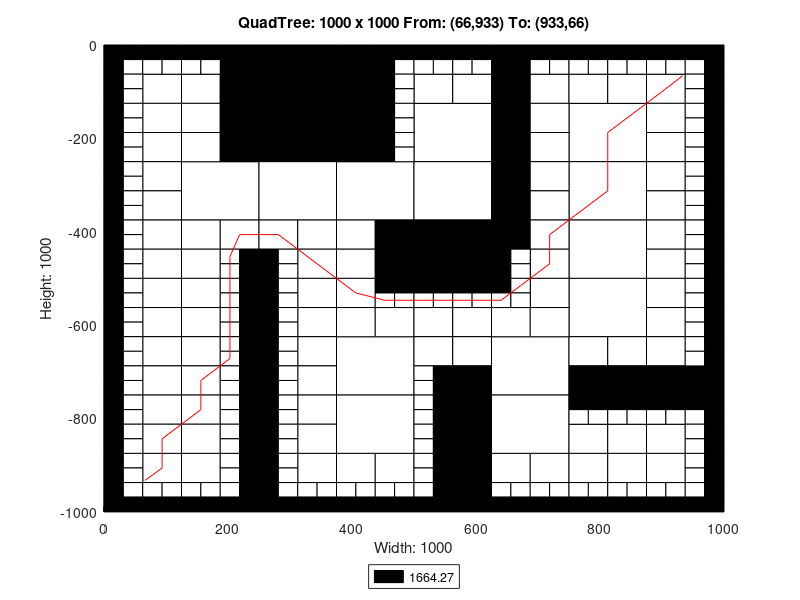

Write the MATLAB code that produced this figure.
axis([0 1000 -1000 0]);
title('QuadTree: 1000 x 1000 From: (66,933) To: (933,66)');
xlabel('Width: 1000');
ylabel('Height: 1000');
rectangle('Position',[250 -125 125 125], 'FaceColor',[0 0 0]);
rectangle('Position',[250 -250 125 125], 'FaceColor',[0 0 0]);
rectangle('Position',[125 -375 125 125], 'FaceColor',[1 1 1]);
rectangle('Position',[250 -375 125 125], 'FaceColor',[1 1 1]);
rectangle('Position',[375 -375 125 125], 'FaceColor',[1 1 1]);
rectangle('Position',[500 -250 125 125], 'FaceColor',[1 1 1]);
rectangle('Position',[750 -250 125 125], 'FaceColor',[1 1 1]);
rectangle('Position',[500 -375 125 125], 'FaceColor',[1 1 1]);
rectangle('Position',[500 -500 125 125], 'FaceColor',[0 0 0]);
rectangle('Position',[750 -375 125 125], 'FaceColor',[1 1 1]);
rectangle('Position',[750 -500 125 125], 'FaceColor',[1 1 1]);
rectangle('Position',[375 -750 125 125], 'FaceColor',[1 1 1]);
rectangle('Position',[375 -875 125 125], 'FaceColor',[1 1 1]);
rectangle('Position',[625 -750 125 125], 'FaceColor',[1 1 1]);
rectangle('Position',[750 -625 125 125], 'FaceColor',[1 1 1]);
rectangle('Position',[625 -875 125 125], 'FaceColor',[1 1 1]);
rectangle('Position',[62.5 -125 62.5 62.5], 'FaceColor',[1 1 1]);
rectangle('Position',[187.5 -62.5 62.5 62.5], 'FaceColor',[0 0 0]);
rectangle('Position',[125 -125 62.5 62.5], 'FaceColor',[1 1 1]);
rectangle('Position',[187.5 -125 62.5 62.5], 'FaceColor',[0 0 0]);
rectangle('Position',[62.5 -187.5 62.5 62.5], 'FaceColor',[1 1 1]);
rectangle('Position',[62.5 -250 62.5 62.5], 'FaceColor',[1 1 1]);
rectangle('Position',[125 -187.5 62.5 62.5], 'FaceColor',[1 1 1]);
rectangle('Position',[187.5 -187.5 62.5 62.5], 'FaceColor',[0 0 0]);
rectangle('Position',[125 -250 62.5 62.5], 'FaceColor',[1 1 1]);
rectangle('Position',[187.5 -250 62.5 62.5], 'FaceColor',[0 0 0]);
rectangle('Position',[375 -62.5 62.5 62.5], 'FaceColor',[0 0 0]);
rectangle('Position',[375 -125 62.5 62.5], 'FaceColor',[0 0 0]);
rectangle('Position',[375 -187.5 62.5 62.5], 'FaceColor',[0 0 0]);
rectangle('Position',[375 -250 62.5 62.5], 'FaceColor',[0 0 0]);
rectangle('Position',[62.5 -312.5 62.5 62.5], 'FaceColor',[1 1 1]);
rectangle('Position',[62.5 -375 62.5 62.5], 'FaceColor',[1 1 1]);
rectangle('Position',[62.5 -437.5 62.5 62.5], 'FaceColor',[1 1 1]);
rectangle('Position',[62.5 -500 62.5 62.5], 'FaceColor',[1 1 1]);
rectangle('Position',[125 -437.5 62.5 62.5], 'FaceColor',[1 1 1]);
rectangle('Position',[187.5 -437.5 62.5 62.5], 'FaceColor',[1 1 1]);
rectangle('Position',[125 -500 62.5 62.5], 'FaceColor',[1 1 1]);
rectangle('Position',[250 -437.5 62.5 62.5], 'FaceColor',[1 1 1]);
rectangle('Position',[312.5 -437.5 62.5 62.5], 'FaceColor',[1 1 1]);
rectangle('Position',[312.5 -500 62.5 62.5], 'FaceColor',[1 1 1]);
rectangle('Position',[375 -437.5 62.5 62.5], 'FaceColor',[1 1 1]);
rectangle('Position',[437.5 -437.5 62.5 62.5], 'FaceColor',[0 0 0]);
rectangle('Position',[375 -500 62.5 62.5], 'FaceColor',[1 1 1]);
rectangle('Position',[437.5 -500 62.5 62.5], 'FaceColor',[0 0 0]);
rectangle('Position',[500 -125 62.5 62.5], 'FaceColor',[1 1 1]);
rectangle('Position',[562.5 -125 62.5 62.5], 'FaceColor',[1 1 1]);
rectangle('Position',[625 -62.5 62.5 62.5], 'FaceColor',[0 0 0]);
rectangle('Position',[625 -125 62.5 62.5], 'FaceColor',[0 0 0]);
rectangle('Position',[687.5 -125 62.5 62.5], 'FaceColor',[1 1 1]);
rectangle('Position',[625 -187.5 62.5 62.5], 'FaceColor',[0 0 0]);
rectangle('Position',[687.5 -187.5 62.5 62.5], 'FaceColor',[1 1 1]);
rectangle('Position',[625 -250 62.5 62.5], 'FaceColor',[0 0 0]);
rectangle('Position',[687.5 -250 62.5 62.5], 'FaceColor',[1 1 1]);
rectangle('Position',[750 -125 62.5 62.5], 'FaceColor',[1 1 1]);
rectangle('Position',[812.5 -125 62.5 62.5], 'FaceColor',[1 1 1]);
rectangle('Position',[875 -125 62.5 62.5], 'FaceColor',[1 1 1]);
rectangle('Position',[875 -187.5 62.5 62.5], 'FaceColor',[1 1 1]);
rectangle('Position',[875 -250 62.5 62.5], 'FaceColor',[1 1 1]);
rectangle('Position',[625 -312.5 62.5 62.5], 'FaceColor',[0 0 0]);
rectangle('Position',[687.5 -312.5 62.5 62.5], 'FaceColor',[1 1 1]);
rectangle('Position',[625 -375 62.5 62.5], 'FaceColor',[0 0 0]);
rectangle('Position',[687.5 -375 62.5 62.5], 'FaceColor',[1 1 1]);
rectangle('Position',[625 -437.5 62.5 62.5], 'FaceColor',[0 0 0]);
rectangle('Position',[687.5 -437.5 62.5 62.5], 'FaceColor',[1 1 1]);
rectangle('Position',[687.5 -500 62.5 62.5], 'FaceColor',[1 1 1]);
rectangle('Position',[875 -312.5 62.5 62.5], 'FaceColor',[1 1 1]);
rectangle('Position',[875 -375 62.5 62.5], 'FaceColor',[1 1 1]);
rectangle('Position',[875 -437.5 62.5 62.5], 'FaceColor',[1 1 1]);
rectangle('Position',[875 -500 62.5 62.5], 'FaceColor',[1 1 1]);
rectangle('Position',[62.5 -562.5 62.5 62.5], 'FaceColor',[1 1 1]);
rectangle('Position',[62.5 -625 62.5 62.5], 'FaceColor',[1 1 1]);
rectangle('Position',[125 -562.5 62.5 62.5], 'FaceColor',[1 1 1]);
rectangle('Position',[125 -625 62.5 62.5], 'FaceColor',[1 1 1]);
rectangle('Position',[62.5 -687.5 62.5 62.5], 'FaceColor',[1 1 1]);
rectangle('Position',[62.5 -750 62.5 62.5], 'FaceColor',[1 1 1]);
rectangle('Position',[125 -687.5 62.5 62.5], 'FaceColor',[1 1 1]);
rectangle('Position',[125 -750 62.5 62.5], 'FaceColor',[1 1 1]);
rectangle('Position',[312.5 -562.5 62.5 62.5], 'FaceColor',[1 1 1]);
rectangle('Position',[312.5 -625 62.5 62.5], 'FaceColor',[1 1 1]);
rectangle('Position',[375 -562.5 62.5 62.5], 'FaceColor',[1 1 1]);
rectangle('Position',[375 -625 62.5 62.5], 'FaceColor',[1 1 1]);
rectangle('Position',[437.5 -625 62.5 62.5], 'FaceColor',[1 1 1]);
rectangle('Position',[312.5 -687.5 62.5 62.5], 'FaceColor',[1 1 1]);
rectangle('Position',[312.5 -750 62.5 62.5], 'FaceColor',[1 1 1]);
rectangle('Position',[62.5 -812.5 62.5 62.5], 'FaceColor',[1 1 1]);
rectangle('Position',[62.5 -875 62.5 62.5], 'FaceColor',[1 1 1]);
rectangle('Position',[125 -812.5 62.5 62.5], 'FaceColor',[1 1 1]);
rectangle('Position',[125 -875 62.5 62.5], 'FaceColor',[1 1 1]);
rectangle('Position',[62.5 -937.5 62.5 62.5], 'FaceColor',[1 1 1]);
rectangle('Position',[125 -937.5 62.5 62.5], 'FaceColor',[1 1 1]);
rectangle('Position',[312.5 -812.5 62.5 62.5], 'FaceColor',[1 1 1]);
rectangle('Position',[312.5 -875 62.5 62.5], 'FaceColor',[1 1 1]);
rectangle('Position',[312.5 -937.5 62.5 62.5], 'FaceColor',[1 1 1]);
rectangle('Position',[375 -937.5 62.5 62.5], 'FaceColor',[1 1 1]);
rectangle('Position',[437.5 -937.5 62.5 62.5], 'FaceColor',[1 1 1]);
rectangle('Position',[500 -625 62.5 62.5], 'FaceColor',[1 1 1]);
rectangle('Position',[562.5 -625 62.5 62.5], 'FaceColor',[1 1 1]);
rectangle('Position',[687.5 -562.5 62.5 62.5], 'FaceColor',[1 1 1]);
rectangle('Position',[625 -625 62.5 62.5], 'FaceColor',[1 1 1]);
rectangle('Position',[687.5 -625 62.5 62.5], 'FaceColor',[1 1 1]);
rectangle('Position',[500 -687.5 62.5 62.5], 'FaceColor',[1 1 1]);
rectangle('Position',[562.5 -687.5 62.5 62.5], 'FaceColor',[1 1 1]);
rectangle('Position',[562.5 -750 62.5 62.5], 'FaceColor',[0 0 0]);
rectangle('Position',[875 -562.5 62.5 62.5], 'FaceColor',[1 1 1]);
rectangle('Position',[875 -625 62.5 62.5], 'FaceColor',[1 1 1]);
rectangle('Position',[750 -687.5 62.5 62.5], 'FaceColor',[1 1 1]);
rectangle('Position',[812.5 -687.5 62.5 62.5], 'FaceColor',[1 1 1]);
rectangle('Position',[750 -750 62.5 62.5], 'FaceColor',[0 0 0]);
rectangle('Position',[812.5 -750 62.5 62.5], 'FaceColor',[0 0 0]);
rectangle('Position',[875 -687.5 62.5 62.5], 'FaceColor',[1 1 1]);
rectangle('Position',[875 -750 62.5 62.5], 'FaceColor',[0 0 0]);
rectangle('Position',[937.5 -750 62.5 62.5], 'FaceColor',[0 0 0]);
rectangle('Position',[562.5 -812.5 62.5 62.5], 'FaceColor',[0 0 0]);
rectangle('Position',[562.5 -875 62.5 62.5], 'FaceColor',[0 0 0]);
rectangle('Position',[562.5 -937.5 62.5 62.5], 'FaceColor',[0 0 0]);
rectangle('Position',[562.5 -1000 62.5 62.5], 'FaceColor',[0 0 0]);
rectangle('Position',[625 -937.5 62.5 62.5], 'FaceColor',[1 1 1]);
rectangle('Position',[687.5 -937.5 62.5 62.5], 'FaceColor',[1 1 1]);
rectangle('Position',[750 -875 62.5 62.5], 'FaceColor',[1 1 1]);
rectangle('Position',[812.5 -875 62.5 62.5], 'FaceColor',[1 1 1]);
rectangle('Position',[875 -875 62.5 62.5], 'FaceColor',[1 1 1]);
rectangle('Position',[750 -937.5 62.5 62.5], 'FaceColor',[1 1 1]);
rectangle('Position',[812.5 -937.5 62.5 62.5], 'FaceColor',[1 1 1]);
rectangle('Position',[875 -937.5 62.5 62.5], 'FaceColor',[1 1 1]);
rectangle('Position',[0 -31.25 31.25 31.25], 'FaceColor',[0 0 0]);
rectangle('Position',[31.25 -31.25 31.25 31.25], 'FaceColor',[0 0 0]);
rectangle('Position',[0 -62.5 31.25 31.25], 'FaceColor',[0 0 0]);
rectangle('Position',[31.25 -62.5 31.25 31.25], 'FaceColor',[1 1 1]);
rectangle('Position',[62.5 -31.25 31.25 31.25], 'FaceColor',[0 0 0]);
rectangle('Position',[93.75 -31.25 31.25 31.25], 'FaceColor',[0 0 0]);
rectangle('Position',[62.5 -62.5 31.25 31.25], 'FaceColor',[1 1 1]);
rectangle('Position',[93.75 -62.5 31.25 31.25], 'FaceColor',[1 1 1]);
rectangle('Position',[0 -93.75 31.25 31.25], 'FaceColor',[0 0 0]);
rectangle('Position',[31.25 -93.75 31.25 31.25], 'FaceColor',[1 1 1]);
rectangle('Position',[0 -125 31.25 31.25], 'FaceColor',[0 0 0]);
rectangle('Position',[31.25 -125 31.25 31.25], 'FaceColor',[1 1 1]);
rectangle('Position',[125 -31.25 31.25 31.25], 'FaceColor',[0 0 0]);
rectangle('Position',[156.25 -31.25 31.25 31.25], 'FaceColor',[0 0 0]);
rectangle('Position',[125 -62.5 31.25 31.25], 'FaceColor',[1 1 1]);
rectangle('Position',[156.25 -62.5 31.25 31.25], 'FaceColor',[1 1 1]);
rectangle('Position',[0 -156.25 31.25 31.25], 'FaceColor',[0 0 0]);
rectangle('Position',[31.25 -156.25 31.25 31.25], 'FaceColor',[1 1 1]);
rectangle('Position',[0 -187.5 31.25 31.25], 'FaceColor',[0 0 0]);
rectangle('Position',[31.25 -187.5 31.25 31.25], 'FaceColor',[1 1 1]);
rectangle('Position',[0 -218.75 31.25 31.25], 'FaceColor',[0 0 0]);
rectangle('Position',[31.25 -218.75 31.25 31.25], 'FaceColor',[1 1 1]);
rectangle('Position',[0 -250 31.25 31.25], 'FaceColor',[0 0 0]);
rectangle('Position',[31.25 -250 31.25 31.25], 'FaceColor',[1 1 1]);
rectangle('Position',[437.5 -31.25 31.25 31.25], 'FaceColor',[0 0 0]);
rectangle('Position',[468.75 -31.25 31.25 31.25], 'FaceColor',[0 0 0]);
rectangle('Position',[437.5 -62.5 31.25 31.25], 'FaceColor',[0 0 0]);
rectangle('Position',[468.75 -62.5 31.25 31.25], 'FaceColor',[1 1 1]);
rectangle('Position',[437.5 -93.75 31.25 31.25], 'FaceColor',[0 0 0]);
rectangle('Position',[468.75 -93.75 31.25 31.25], 'FaceColor',[1 1 1]);
rectangle('Position',[437.5 -125 31.25 31.25], 'FaceColor',[0 0 0]);
rectangle('Position',[468.75 -125 31.25 31.25], 'FaceColor',[1 1 1]);
rectangle('Position',[437.5 -156.25 31.25 31.25], 'FaceColor',[0 0 0]);
rectangle('Position',[468.75 -156.25 31.25 31.25], 'FaceColor',[1 1 1]);
rectangle('Position',[437.5 -187.5 31.25 31.25], 'FaceColor',[0 0 0]);
rectangle('Position',[468.75 -187.5 31.25 31.25], 'FaceColor',[1 1 1]);
rectangle('Position',[437.5 -218.75 31.25 31.25], 'FaceColor',[0 0 0]);
rectangle('Position',[468.75 -218.75 31.25 31.25], 'FaceColor',[1 1 1]);
rectangle('Position',[437.5 -250 31.25 31.25], 'FaceColor',[0 0 0]);
rectangle('Position',[468.75 -250 31.25 31.25], 'FaceColor',[1 1 1]);
rectangle('Position',[0 -281.25 31.25 31.25], 'FaceColor',[0 0 0]);
rectangle('Position',[31.25 -281.25 31.25 31.25], 'FaceColor',[1 1 1]);
rectangle('Position',[0 -312.5 31.25 31.25], 'FaceColor',[0 0 0]);
rectangle('Position',[31.25 -312.5 31.25 31.25], 'FaceColor',[1 1 1]);
rectangle('Position',[0 -343.75 31.25 31.25], 'FaceColor',[0 0 0]);
rectangle('Position',[31.25 -343.75 31.25 31.25], 'FaceColor',[1 1 1]);
rectangle('Position',[0 -375 31.25 31.25], 'FaceColor',[0 0 0]);
rectangle('Position',[31.25 -375 31.25 31.25], 'FaceColor',[1 1 1]);
rectangle('Position',[0 -406.25 31.25 31.25], 'FaceColor',[0 0 0]);
rectangle('Position',[31.25 -406.25 31.25 31.25], 'FaceColor',[1 1 1]);
rectangle('Position',[0 -437.5 31.25 31.25], 'FaceColor',[0 0 0]);
rectangle('Position',[31.25 -437.5 31.25 31.25], 'FaceColor',[1 1 1]);
rectangle('Position',[0 -468.75 31.25 31.25], 'FaceColor',[0 0 0]);
rectangle('Position',[31.25 -468.75 31.25 31.25], 'FaceColor',[1 1 1]);
rectangle('Position',[0 -500 31.25 31.25], 'FaceColor',[0 0 0]);
rectangle('Position',[31.25 -500 31.25 31.25], 'FaceColor',[1 1 1]);
rectangle('Position',[187.5 -468.75 31.25 31.25], 'FaceColor',[1 1 1]);
rectangle('Position',[218.75 -468.75 31.25 31.25], 'FaceColor',[0 0 0]);
rectangle('Position',[187.5 -500 31.25 31.25], 'FaceColor',[1 1 1]);
rectangle('Position',[218.75 -500 31.25 31.25], 'FaceColor',[0 0 0]);
rectangle('Position',[250 -468.75 31.25 31.25], 'FaceColor',[0 0 0]);
rectangle('Position',[281.25 -468.75 31.25 31.25], 'FaceColor',[1 1 1]);
rectangle('Position',[250 -500 31.25 31.25], 'FaceColor',[0 0 0]);
rectangle('Position',[281.25 -500 31.25 31.25], 'FaceColor',[1 1 1]);
rectangle('Position',[500 -31.25 31.25 31.25], 'FaceColor',[0 0 0]);
rectangle('Position',[531.25 -31.25 31.25 31.25], 'FaceColor',[0 0 0]);
rectangle('Position',[500 -62.5 31.25 31.25], 'FaceColor',[1 1 1]);
rectangle('Position',[531.25 -62.5 31.25 31.25], 'FaceColor',[1 1 1]);
rectangle('Position',[562.5 -31.25 31.25 31.25], 'FaceColor',[0 0 0]);
rectangle('Position',[593.75 -31.25 31.25 31.25], 'FaceColor',[0 0 0]);
rectangle('Position',[562.5 -62.5 31.25 31.25], 'FaceColor',[1 1 1]);
rectangle('Position',[593.75 -62.5 31.25 31.25], 'FaceColor',[1 1 1]);
rectangle('Position',[687.5 -31.25 31.25 31.25], 'FaceColor',[0 0 0]);
rectangle('Position',[718.75 -31.25 31.25 31.25], 'FaceColor',[0 0 0]);
rectangle('Position',[687.5 -62.5 31.25 31.25], 'FaceColor',[1 1 1]);
rectangle('Position',[718.75 -62.5 31.25 31.25], 'FaceColor',[1 1 1]);
rectangle('Position',[750 -31.25 31.25 31.25], 'FaceColor',[0 0 0]);
rectangle('Position',[781.25 -31.25 31.25 31.25], 'FaceColor',[0 0 0]);
rectangle('Position',[750 -62.5 31.25 31.25], 'FaceColor',[1 1 1]);
rectangle('Position',[781.25 -62.5 31.25 31.25], 'FaceColor',[1 1 1]);
rectangle('Position',[812.5 -31.25 31.25 31.25], 'FaceColor',[0 0 0]);
rectangle('Position',[843.75 -31.25 31.25 31.25], 'FaceColor',[0 0 0]);
rectangle('Position',[812.5 -62.5 31.25 31.25], 'FaceColor',[1 1 1]);
rectangle('Position',[843.75 -62.5 31.25 31.25], 'FaceColor',[1 1 1]);
rectangle('Position',[875 -31.25 31.25 31.25], 'FaceColor',[0 0 0]);
rectangle('Position',[906.25 -31.25 31.25 31.25], 'FaceColor',[0 0 0]);
rectangle('Position',[875 -62.5 31.25 31.25], 'FaceColor',[1 1 1]);
rectangle('Position',[906.25 -62.5 31.25 31.25], 'FaceColor',[1 1 1]);
rectangle('Position',[937.5 -31.25 31.25 31.25], 'FaceColor',[0 0 0]);
rectangle('Position',[968.75 -31.25 31.25 31.25], 'FaceColor',[0 0 0]);
rectangle('Position',[937.5 -62.5 31.25 31.25], 'FaceColor',[1 1 1]);
rectangle('Position',[968.75 -62.5 31.25 31.25], 'FaceColor',[0 0 0]);
rectangle('Position',[937.5 -93.75 31.25 31.25], 'FaceColor',[1 1 1]);
rectangle('Position',[968.75 -93.75 31.25 31.25], 'FaceColor',[0 0 0]);
rectangle('Position',[937.5 -125 31.25 31.25], 'FaceColor',[1 1 1]);
rectangle('Position',[968.75 -125 31.25 31.25], 'FaceColor',[0 0 0]);
rectangle('Position',[937.5 -156.25 31.25 31.25], 'FaceColor',[1 1 1]);
rectangle('Position',[968.75 -156.25 31.25 31.25], 'FaceColor',[0 0 0]);
rectangle('Position',[937.5 -187.5 31.25 31.25], 'FaceColor',[1 1 1]);
rectangle('Position',[968.75 -187.5 31.25 31.25], 'FaceColor',[0 0 0]);
rectangle('Position',[937.5 -218.75 31.25 31.25], 'FaceColor',[1 1 1]);
rectangle('Position',[968.75 -218.75 31.25 31.25], 'FaceColor',[0 0 0]);
rectangle('Position',[937.5 -250 31.25 31.25], 'FaceColor',[1 1 1]);
rectangle('Position',[968.75 -250 31.25 31.25], 'FaceColor',[0 0 0]);
rectangle('Position',[625 -468.75 31.25 31.25], 'FaceColor',[0 0 0]);
rectangle('Position',[656.25 -468.75 31.25 31.25], 'FaceColor',[1 1 1]);
rectangle('Position',[625 -500 31.25 31.25], 'FaceColor',[0 0 0]);
rectangle('Position',[656.25 -500 31.25 31.25], 'FaceColor',[1 1 1]);
rectangle('Position',[937.5 -281.25 31.25 31.25], 'FaceColor',[1 1 1]);
rectangle('Position',[968.75 -281.25 31.25 31.25], 'FaceColor',[0 0 0]);
rectangle('Position',[937.5 -312.5 31.25 31.25], 'FaceColor',[1 1 1]);
rectangle('Position',[968.75 -312.5 31.25 31.25], 'FaceColor',[0 0 0]);
rectangle('Position',[937.5 -343.75 31.25 31.25], 'FaceColor',[1 1 1]);
rectangle('Position',[968.75 -343.75 31.25 31.25], 'FaceColor',[0 0 0]);
rectangle('Position',[937.5 -375 31.25 31.25], 'FaceColor',[1 1 1]);
rectangle('Position',[968.75 -375 31.25 31.25], 'FaceColor',[0 0 0]);
rectangle('Position',[937.5 -406.25 31.25 31.25], 'FaceColor',[1 1 1]);
rectangle('Position',[968.75 -406.25 31.25 31.25], 'FaceColor',[0 0 0]);
rectangle('Position',[937.5 -437.5 31.25 31.25], 'FaceColor',[1 1 1]);
rectangle('Position',[968.75 -437.5 31.25 31.25], 'FaceColor',[0 0 0]);
rectangle('Position',[937.5 -468.75 31.25 31.25], 'FaceColor',[1 1 1]);
rectangle('Position',[968.75 -468.75 31.25 31.25], 'FaceColor',[0 0 0]);
rectangle('Position',[937.5 -500 31.25 31.25], 'FaceColor',[1 1 1]);
rectangle('Position',[968.75 -500 31.25 31.25], 'FaceColor',[0 0 0]);
rectangle('Position',[0 -531.25 31.25 31.25], 'FaceColor',[0 0 0]);
rectangle('Position',[31.25 -531.25 31.25 31.25], 'FaceColor',[1 1 1]);
rectangle('Position',[0 -562.5 31.25 31.25], 'FaceColor',[0 0 0]);
rectangle('Position',[31.25 -562.5 31.25 31.25], 'FaceColor',[1 1 1]);
rectangle('Position',[0 -593.75 31.25 31.25], 'FaceColor',[0 0 0]);
rectangle('Position',[31.25 -593.75 31.25 31.25], 'FaceColor',[1 1 1]);
rectangle('Position',[0 -625 31.25 31.25], 'FaceColor',[0 0 0]);
rectangle('Position',[31.25 -625 31.25 31.25], 'FaceColor',[1 1 1]);
rectangle('Position',[187.5 -531.25 31.25 31.25], 'FaceColor',[1 1 1]);
rectangle('Position',[218.75 -531.25 31.25 31.25], 'FaceColor',[0 0 0]);
rectangle('Position',[187.5 -562.5 31.25 31.25], 'FaceColor',[1 1 1]);
rectangle('Position',[218.75 -562.5 31.25 31.25], 'FaceColor',[0 0 0]);
rectangle('Position',[187.5 -593.75 31.25 31.25], 'FaceColor',[1 1 1]);
rectangle('Position',[218.75 -593.75 31.25 31.25], 'FaceColor',[0 0 0]);
rectangle('Position',[187.5 -625 31.25 31.25], 'FaceColor',[1 1 1]);
rectangle('Position',[218.75 -625 31.25 31.25], 'FaceColor',[0 0 0]);
rectangle('Position',[0 -656.25 31.25 31.25], 'FaceColor',[0 0 0]);
rectangle('Position',[31.25 -656.25 31.25 31.25], 'FaceColor',[1 1 1]);
rectangle('Position',[0 -687.5 31.25 31.25], 'FaceColor',[0 0 0]);
rectangle('Position',[31.25 -687.5 31.25 31.25], 'FaceColor',[1 1 1]);
rectangle('Position',[0 -718.75 31.25 31.25], 'FaceColor',[0 0 0]);
rectangle('Position',[31.25 -718.75 31.25 31.25], 'FaceColor',[1 1 1]);
rectangle('Position',[0 -750 31.25 31.25], 'FaceColor',[0 0 0]);
rectangle('Position',[31.25 -750 31.25 31.25], 'FaceColor',[1 1 1]);
rectangle('Position',[187.5 -656.25 31.25 31.25], 'FaceColor',[1 1 1]);
rectangle('Position',[218.75 -656.25 31.25 31.25], 'FaceColor',[0 0 0]);
rectangle('Position',[187.5 -687.5 31.25 31.25], 'FaceColor',[1 1 1]);
rectangle('Position',[218.75 -687.5 31.25 31.25], 'FaceColor',[0 0 0]);
rectangle('Position',[187.5 -718.75 31.25 31.25], 'FaceColor',[1 1 1]);
rectangle('Position',[218.75 -718.75 31.25 31.25], 'FaceColor',[0 0 0]);
rectangle('Position',[187.5 -750 31.25 31.25], 'FaceColor',[1 1 1]);
rectangle('Position',[218.75 -750 31.25 31.25], 'FaceColor',[0 0 0]);
rectangle('Position',[250 -531.25 31.25 31.25], 'FaceColor',[0 0 0]);
rectangle('Position',[281.25 -531.25 31.25 31.25], 'FaceColor',[1 1 1]);
rectangle('Position',[250 -562.5 31.25 31.25], 'FaceColor',[0 0 0]);
rectangle('Position',[281.25 -562.5 31.25 31.25], 'FaceColor',[1 1 1]);
rectangle('Position',[250 -593.75 31.25 31.25], 'FaceColor',[0 0 0]);
rectangle('Position',[281.25 -593.75 31.25 31.25], 'FaceColor',[1 1 1]);
rectangle('Position',[250 -625 31.25 31.25], 'FaceColor',[0 0 0]);
rectangle('Position',[281.25 -625 31.25 31.25], 'FaceColor',[1 1 1]);
rectangle('Position',[437.5 -531.25 31.25 31.25], 'FaceColor',[0 0 0]);
rectangle('Position',[468.75 -531.25 31.25 31.25], 'FaceColor',[0 0 0]);
rectangle('Position',[437.5 -562.5 31.25 31.25], 'FaceColor',[1 1 1]);
rectangle('Position',[468.75 -562.5 31.25 31.25], 'FaceColor',[1 1 1]);
rectangle('Position',[250 -656.25 31.25 31.25], 'FaceColor',[0 0 0]);
rectangle('Position',[281.25 -656.25 31.25 31.25], 'FaceColor',[1 1 1]);
rectangle('Position',[250 -687.5 31.25 31.25], 'FaceColor',[0 0 0]);
rectangle('Position',[281.25 -687.5 31.25 31.25], 'FaceColor',[1 1 1]);
rectangle('Position',[250 -718.75 31.25 31.25], 'FaceColor',[0 0 0]);
rectangle('Position',[281.25 -718.75 31.25 31.25], 'FaceColor',[1 1 1]);
rectangle('Position',[250 -750 31.25 31.25], 'FaceColor',[0 0 0]);
rectangle('Position',[281.25 -750 31.25 31.25], 'FaceColor',[1 1 1]);
rectangle('Position',[0 -781.25 31.25 31.25], 'FaceColor',[0 0 0]);
rectangle('Position',[31.25 -781.25 31.25 31.25], 'FaceColor',[1 1 1]);
rectangle('Position',[0 -812.5 31.25 31.25], 'FaceColor',[0 0 0]);
rectangle('Position',[31.25 -812.5 31.25 31.25], 'FaceColor',[1 1 1]);
rectangle('Position',[0 -843.75 31.25 31.25], 'FaceColor',[0 0 0]);
rectangle('Position',[31.25 -843.75 31.25 31.25], 'FaceColor',[1 1 1]);
rectangle('Position',[0 -875 31.25 31.25], 'FaceColor',[0 0 0]);
rectangle('Position',[31.25 -875 31.25 31.25], 'FaceColor',[1 1 1]);
rectangle('Position',[187.5 -781.25 31.25 31.25], 'FaceColor',[1 1 1]);
rectangle('Position',[218.75 -781.25 31.25 31.25], 'FaceColor',[0 0 0]);
rectangle('Position',[187.5 -812.5 31.25 31.25], 'FaceColor',[1 1 1]);
rectangle('Position',[218.75 -812.5 31.25 31.25], 'FaceColor',[0 0 0]);
rectangle('Position',[187.5 -843.75 31.25 31.25], 'FaceColor',[1 1 1]);
rectangle('Position',[218.75 -843.75 31.25 31.25], 'FaceColor',[0 0 0]);
rectangle('Position',[187.5 -875 31.25 31.25], 'FaceColor',[1 1 1]);
rectangle('Position',[218.75 -875 31.25 31.25], 'FaceColor',[0 0 0]);
rectangle('Position',[0 -906.25 31.25 31.25], 'FaceColor',[0 0 0]);
rectangle('Position',[31.25 -906.25 31.25 31.25], 'FaceColor',[1 1 1]);
rectangle('Position',[0 -937.5 31.25 31.25], 'FaceColor',[0 0 0]);
rectangle('Position',[31.25 -937.5 31.25 31.25], 'FaceColor',[1 1 1]);
rectangle('Position',[0 -968.75 31.25 31.25], 'FaceColor',[0 0 0]);
rectangle('Position',[31.25 -968.75 31.25 31.25], 'FaceColor',[1 1 1]);
rectangle('Position',[0 -1000 31.25 31.25], 'FaceColor',[0 0 0]);
rectangle('Position',[31.25 -1000 31.25 31.25], 'FaceColor',[0 0 0]);
rectangle('Position',[62.5 -968.75 31.25 31.25], 'FaceColor',[1 1 1]);
rectangle('Position',[93.75 -968.75 31.25 31.25], 'FaceColor',[1 1 1]);
rectangle('Position',[62.5 -1000 31.25 31.25], 'FaceColor',[0 0 0]);
rectangle('Position',[93.75 -1000 31.25 31.25], 'FaceColor',[0 0 0]);
rectangle('Position',[187.5 -906.25 31.25 31.25], 'FaceColor',[1 1 1]);
rectangle('Position',[218.75 -906.25 31.25 31.25], 'FaceColor',[0 0 0]);
rectangle('Position',[187.5 -937.5 31.25 31.25], 'FaceColor',[1 1 1]);
rectangle('Position',[218.75 -937.5 31.25 31.25], 'FaceColor',[0 0 0]);
rectangle('Position',[125 -968.75 31.25 31.25], 'FaceColor',[1 1 1]);
rectangle('Position',[156.25 -968.75 31.25 31.25], 'FaceColor',[1 1 1]);
rectangle('Position',[125 -1000 31.25 31.25], 'FaceColor',[0 0 0]);
rectangle('Position',[156.25 -1000 31.25 31.25], 'FaceColor',[0 0 0]);
rectangle('Position',[187.5 -968.75 31.25 31.25], 'FaceColor',[1 1 1]);
rectangle('Position',[218.75 -968.75 31.25 31.25], 'FaceColor',[0 0 0]);
rectangle('Position',[187.5 -1000 31.25 31.25], 'FaceColor',[0 0 0]);
rectangle('Position',[218.75 -1000 31.25 31.25], 'FaceColor',[0 0 0]);
rectangle('Position',[250 -781.25 31.25 31.25], 'FaceColor',[0 0 0]);
rectangle('Position',[281.25 -781.25 31.25 31.25], 'FaceColor',[1 1 1]);
rectangle('Position',[250 -812.5 31.25 31.25], 'FaceColor',[0 0 0]);
rectangle('Position',[281.25 -812.5 31.25 31.25], 'FaceColor',[1 1 1]);
rectangle('Position',[250 -843.75 31.25 31.25], 'FaceColor',[0 0 0]);
rectangle('Position',[281.25 -843.75 31.25 31.25], 'FaceColor',[1 1 1]);
rectangle('Position',[250 -875 31.25 31.25], 'FaceColor',[0 0 0]);
rectangle('Position',[281.25 -875 31.25 31.25], 'FaceColor',[1 1 1]);
rectangle('Position',[250 -906.25 31.25 31.25], 'FaceColor',[0 0 0]);
rectangle('Position',[281.25 -906.25 31.25 31.25], 'FaceColor',[1 1 1]);
rectangle('Position',[250 -937.5 31.25 31.25], 'FaceColor',[0 0 0]);
rectangle('Position',[281.25 -937.5 31.25 31.25], 'FaceColor',[1 1 1]);
rectangle('Position',[250 -968.75 31.25 31.25], 'FaceColor',[0 0 0]);
rectangle('Position',[281.25 -968.75 31.25 31.25], 'FaceColor',[1 1 1]);
rectangle('Position',[250 -1000 31.25 31.25], 'FaceColor',[0 0 0]);
rectangle('Position',[281.25 -1000 31.25 31.25], 'FaceColor',[0 0 0]);
rectangle('Position',[312.5 -968.75 31.25 31.25], 'FaceColor',[1 1 1]);
rectangle('Position',[343.75 -968.75 31.25 31.25], 'FaceColor',[1 1 1]);
rectangle('Position',[312.5 -1000 31.25 31.25], 'FaceColor',[0 0 0]);
rectangle('Position',[343.75 -1000 31.25 31.25], 'FaceColor',[0 0 0]);
rectangle('Position',[375 -968.75 31.25 31.25], 'FaceColor',[1 1 1]);
rectangle('Position',[406.25 -968.75 31.25 31.25], 'FaceColor',[1 1 1]);
rectangle('Position',[375 -1000 31.25 31.25], 'FaceColor',[0 0 0]);
rectangle('Position',[406.25 -1000 31.25 31.25], 'FaceColor',[0 0 0]);
rectangle('Position',[437.5 -968.75 31.25 31.25], 'FaceColor',[1 1 1]);
rectangle('Position',[468.75 -968.75 31.25 31.25], 'FaceColor',[1 1 1]);
rectangle('Position',[437.5 -1000 31.25 31.25], 'FaceColor',[0 0 0]);
rectangle('Position',[468.75 -1000 31.25 31.25], 'FaceColor',[0 0 0]);
rectangle('Position',[500 -531.25 31.25 31.25], 'FaceColor',[0 0 0]);
rectangle('Position',[531.25 -531.25 31.25 31.25], 'FaceColor',[0 0 0]);
rectangle('Position',[500 -562.5 31.25 31.25], 'FaceColor',[1 1 1]);
rectangle('Position',[531.25 -562.5 31.25 31.25], 'FaceColor',[1 1 1]);
rectangle('Position',[562.5 -531.25 31.25 31.25], 'FaceColor',[0 0 0]);
rectangle('Position',[593.75 -531.25 31.25 31.25], 'FaceColor',[0 0 0]);
rectangle('Position',[562.5 -562.5 31.25 31.25], 'FaceColor',[1 1 1]);
rectangle('Position',[593.75 -562.5 31.25 31.25], 'FaceColor',[1 1 1]);
rectangle('Position',[625 -531.25 31.25 31.25], 'FaceColor',[0 0 0]);
rectangle('Position',[656.25 -531.25 31.25 31.25], 'FaceColor',[1 1 1]);
rectangle('Position',[625 -562.5 31.25 31.25], 'FaceColor',[1 1 1]);
rectangle('Position',[656.25 -562.5 31.25 31.25], 'FaceColor',[1 1 1]);
rectangle('Position',[500 -718.75 31.25 31.25], 'FaceColor',[1 1 1]);
rectangle('Position',[531.25 -718.75 31.25 31.25], 'FaceColor',[0 0 0]);
rectangle('Position',[500 -750 31.25 31.25], 'FaceColor',[1 1 1]);
rectangle('Position',[531.25 -750 31.25 31.25], 'FaceColor',[0 0 0]);
rectangle('Position',[937.5 -531.25 31.25 31.25], 'FaceColor',[1 1 1]);
rectangle('Position',[968.75 -531.25 31.25 31.25], 'FaceColor',[0 0 0]);
rectangle('Position',[937.5 -562.5 31.25 31.25], 'FaceColor',[1 1 1]);
rectangle('Position',[968.75 -562.5 31.25 31.25], 'FaceColor',[0 0 0]);
rectangle('Position',[937.5 -593.75 31.25 31.25], 'FaceColor',[1 1 1]);
rectangle('Position',[968.75 -593.75 31.25 31.25], 'FaceColor',[0 0 0]);
rectangle('Position',[937.5 -625 31.25 31.25], 'FaceColor',[1 1 1]);
rectangle('Position',[968.75 -625 31.25 31.25], 'FaceColor',[0 0 0]);
rectangle('Position',[937.5 -656.25 31.25 31.25], 'FaceColor',[1 1 1]);
rectangle('Position',[968.75 -656.25 31.25 31.25], 'FaceColor',[0 0 0]);
rectangle('Position',[937.5 -687.5 31.25 31.25], 'FaceColor',[1 1 1]);
rectangle('Position',[968.75 -687.5 31.25 31.25], 'FaceColor',[0 0 0]);
rectangle('Position',[500 -781.25 31.25 31.25], 'FaceColor',[1 1 1]);
rectangle('Position',[531.25 -781.25 31.25 31.25], 'FaceColor',[0 0 0]);
rectangle('Position',[500 -812.5 31.25 31.25], 'FaceColor',[1 1 1]);
rectangle('Position',[531.25 -812.5 31.25 31.25], 'FaceColor',[0 0 0]);
rectangle('Position',[500 -843.75 31.25 31.25], 'FaceColor',[1 1 1]);
rectangle('Position',[531.25 -843.75 31.25 31.25], 'FaceColor',[0 0 0]);
rectangle('Position',[500 -875 31.25 31.25], 'FaceColor',[1 1 1]);
rectangle('Position',[531.25 -875 31.25 31.25], 'FaceColor',[0 0 0]);
rectangle('Position',[500 -906.25 31.25 31.25], 'FaceColor',[1 1 1]);
rectangle('Position',[531.25 -906.25 31.25 31.25], 'FaceColor',[0 0 0]);
rectangle('Position',[500 -937.5 31.25 31.25], 'FaceColor',[1 1 1]);
rectangle('Position',[531.25 -937.5 31.25 31.25], 'FaceColor',[0 0 0]);
rectangle('Position',[500 -968.75 31.25 31.25], 'FaceColor',[1 1 1]);
rectangle('Position',[531.25 -968.75 31.25 31.25], 'FaceColor',[0 0 0]);
rectangle('Position',[500 -1000 31.25 31.25], 'FaceColor',[0 0 0]);
rectangle('Position',[531.25 -1000 31.25 31.25], 'FaceColor',[0 0 0]);
rectangle('Position',[625 -968.75 31.25 31.25], 'FaceColor',[1 1 1]);
rectangle('Position',[656.25 -968.75 31.25 31.25], 'FaceColor',[1 1 1]);
rectangle('Position',[625 -1000 31.25 31.25], 'FaceColor',[0 0 0]);
rectangle('Position',[656.25 -1000 31.25 31.25], 'FaceColor',[0 0 0]);
rectangle('Position',[687.5 -968.75 31.25 31.25], 'FaceColor',[1 1 1]);
rectangle('Position',[718.75 -968.75 31.25 31.25], 'FaceColor',[1 1 1]);
rectangle('Position',[687.5 -1000 31.25 31.25], 'FaceColor',[0 0 0]);
rectangle('Position',[718.75 -1000 31.25 31.25], 'FaceColor',[0 0 0]);
rectangle('Position',[750 -781.25 31.25 31.25], 'FaceColor',[0 0 0]);
rectangle('Position',[781.25 -781.25 31.25 31.25], 'FaceColor',[0 0 0]);
rectangle('Position',[750 -812.5 31.25 31.25], 'FaceColor',[1 1 1]);
rectangle('Position',[781.25 -812.5 31.25 31.25], 'FaceColor',[1 1 1]);
rectangle('Position',[812.5 -781.25 31.25 31.25], 'FaceColor',[0 0 0]);
rectangle('Position',[843.75 -781.25 31.25 31.25], 'FaceColor',[0 0 0]);
rectangle('Position',[812.5 -812.5 31.25 31.25], 'FaceColor',[1 1 1]);
rectangle('Position',[843.75 -812.5 31.25 31.25], 'FaceColor',[1 1 1]);
rectangle('Position',[875 -781.25 31.25 31.25], 'FaceColor',[0 0 0]);
rectangle('Position',[906.25 -781.25 31.25 31.25], 'FaceColor',[0 0 0]);
rectangle('Position',[875 -812.5 31.25 31.25], 'FaceColor',[1 1 1]);
rectangle('Position',[906.25 -812.5 31.25 31.25], 'FaceColor',[1 1 1]);
rectangle('Position',[937.5 -781.25 31.25 31.25], 'FaceColor',[0 0 0]);
rectangle('Position',[968.75 -781.25 31.25 31.25], 'FaceColor',[0 0 0]);
rectangle('Position',[937.5 -812.5 31.25 31.25], 'FaceColor',[1 1 1]);
rectangle('Position',[968.75 -812.5 31.25 31.25], 'FaceColor',[0 0 0]);
rectangle('Position',[937.5 -843.75 31.25 31.25], 'FaceColor',[1 1 1]);
rectangle('Position',[968.75 -843.75 31.25 31.25], 'FaceColor',[0 0 0]);
rectangle('Position',[937.5 -875 31.25 31.25], 'FaceColor',[1 1 1]);
rectangle('Position',[968.75 -875 31.25 31.25], 'FaceColor',[0 0 0]);
rectangle('Position',[750 -968.75 31.25 31.25], 'FaceColor',[1 1 1]);
rectangle('Position',[781.25 -968.75 31.25 31.25], 'FaceColor',[1 1 1]);
rectangle('Position',[750 -1000 31.25 31.25], 'FaceColor',[0 0 0]);
rectangle('Position',[781.25 -1000 31.25 31.25], 'FaceColor',[0 0 0]);
rectangle('Position',[812.5 -968.75 31.25 31.25], 'FaceColor',[1 1 1]);
rectangle('Position',[843.75 -968.75 31.25 31.25], 'FaceColor',[1 1 1]);
rectangle('Position',[812.5 -1000 31.25 31.25], 'FaceColor',[0 0 0]);
rectangle('Position',[843.75 -1000 31.25 31.25], 'FaceColor',[0 0 0]);
rectangle('Position',[937.5 -906.25 31.25 31.25], 'FaceColor',[1 1 1]);
rectangle('Position',[968.75 -906.25 31.25 31.25], 'FaceColor',[0 0 0]);
rectangle('Position',[937.5 -937.5 31.25 31.25], 'FaceColor',[1 1 1]);
rectangle('Position',[968.75 -937.5 31.25 31.25], 'FaceColor',[0 0 0]);
rectangle('Position',[875 -968.75 31.25 31.25], 'FaceColor',[1 1 1]);
rectangle('Position',[906.25 -968.75 31.25 31.25], 'FaceColor',[1 1 1]);
rectangle('Position',[875 -1000 31.25 31.25], 'FaceColor',[0 0 0]);
rectangle('Position',[906.25 -1000 31.25 31.25], 'FaceColor',[0 0 0]);
rectangle('Position',[937.5 -968.75 31.25 31.25], 'FaceColor',[1 1 1]);
rectangle('Position',[968.75 -968.75 31.25 31.25], 'FaceColor',[0 0 0]);
rectangle('Position',[937.5 -1000 31.25 31.25], 'FaceColor',[0 0 0]);
rectangle('Position',[968.75 -1000 31.25 31.25], 'FaceColor',[0 0 0]);
X=[933,906.25,812.5,812.5,718.75,718.75,671.875,640.625,609.375,578.125,546.875,515.625,484.375,453.125,406.25,343.75,281.25,218.75,203.125,203.125,203.125,203.125,203.125,203.125,203.125,203.125,156.25,156.25,93.75,93.75,66];
Y=[-66,-93.75,-187.5,-312.5,-406.25,-468.75,-515.625,-546.875,-546.875,-546.875,-546.875,-546.875,-546.875,-546.875,-531.25,-468.75,-406.25,-406.25,-453.125,-484.375,-515.625,-546.875,-578.125,-609.375,-640.625,-671.875,-718.75,-781.25,-843.75,-906.25,-933];
hold on;
plot(X,Y,'r');
legend('1664.27','Location','southoutside');
